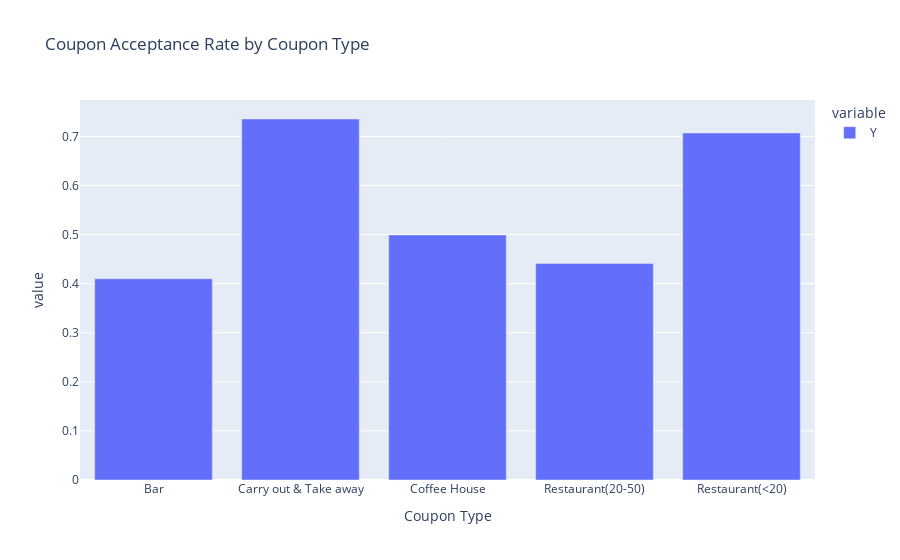

Write notebook code for a chart like this one.
### Code cell
px.bar(data.groupby('coupon')[['Y']].mean(), title='Coupon Acceptance Rate by Coupon Type', labels={'coupon':'Coupon Type'})

### Figure 1 — Plotly figure (JSON) as saved in the notebook; plotly's stock layout.template omitted (floating-point values rounded to 4 significant figures)
{"data": [{"alignmentgroup": "True", "hovertemplate": "variable=Y<br>Coupon Type=%{x}<br>value=%{y}<extra></extra>", "legendgroup": "Y", "marker": {"color": "#636efa", "pattern": {"shape": ""}}, "name": "Y", "offsetgroup": "Y", "orientation": "v", "showlegend": true, "textposition": "auto", "type": "bar", "x": ["Bar", "Carry out & Take away", "Coffee House", "Restaurant(20-50)", "Restaurant(<20)"], "xaxis": "x", "y": [0.41, 0.7355, 0.4992, 0.441, 0.7071], "yaxis": "y"}], "layout": {"barmode": "relative", "legend": {"title": {"text": "variable"}, "tracegroupgap": 0}, "title": {"text": "Coupon Acceptance Rate by Coupon Type"}, "xaxis": {"anchor": "y", "domain": [0, 1], "title": {"text": "Coupon Type"}}, "yaxis": {"anchor": "x", "domain": [0, 1], "title": {"text": "value"}}}}
